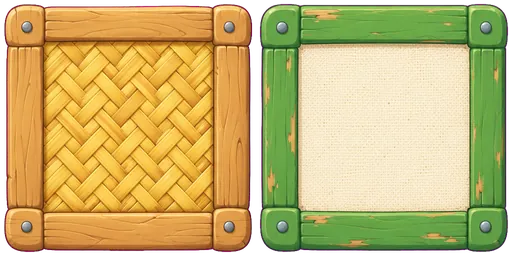
#> input picture src/assets/farm/pads.webp, 512 x 256 px
$ python -i nodes.py   (imports and definitions only)
#> lines starting #> are read from the running program, lines starting #| are printed output that depends on the picture; after the words box and inside, x2 and y2 are one past the last pixel; in counts of white or black regions, pixels touching at a corner belong together
#> further down, picture is the input picture: PIL image 512x256 RGBA; mean R, G, B, A 188.1, 165.8, 100.6, 232.9
"""Cell sprites (rice, trees, rocks) for the farm game, from ChatGPT-drawn sheets on a magenta background.

User 2026-10-28: "rice and trees should be pretty: try having ChatGPT draw them". The sheets are kept out of the
repo (big PNGs); the cut sprites are small WebPs in art/sprites/, and the game loads one atlas:
src/assets/farm/nodes.webp + nodes.json (name -> uv rect, size in pixels, ground anchor).

    python -I scripts/sprites/nodes.py cut <sheet.png> <cols> <rows> <name,name,...>   # magenta key -> art/sprites/*.webp
    python -I scripts/sprites/nodes.py atlas                                           # art/sprites + derived -> atlas

`-` as a name skips that cell. Derived sprites (DERIVED) recolour the saturated parts of another sprite (ore veins,
crystals, fruit) and leave its grey rock / brown bark / green leaves alone.
"""
import json, os, sys
import numpy as np
from PIL import Image

ROOT = os.path.dirname(os.path.dirname(os.path.dirname(os.path.abspath(__file__))))
ART = os.path.join(ROOT, "art", "sprites")
OUT = os.path.join(ROOT, "src", "assets", "farm")
SLOT = 192           # atlas slot (px); each sprite is fitted inside, aspect kept (trees are ~150 px tall on a phone)
PAD = 3

# [11 lines left out: function key_out, not called in this run]

def crop(img: Image.Image) -> Image.Image:
    """Keep the cell's own asset (its biggest blob of art and whatever lies close to it, e.g. fruit or nuggets beside a
    boulder), drop bits of the neighbouring assets that reach into the cell, then cut to its box."""
    from scipy import ndimage
    arr = np.array(img)
    a = arr[..., 3]
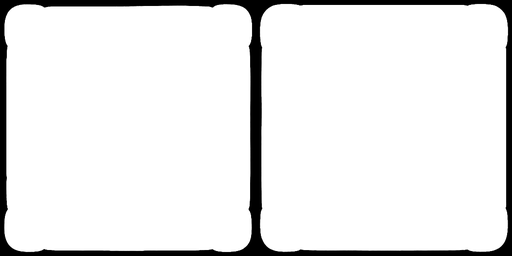
#> a: shape (256, 512); min 0, max 255, mean 232.9
    lab, n = ndimage.label(ndimage.binary_dilation(a > 16, iterations=6))
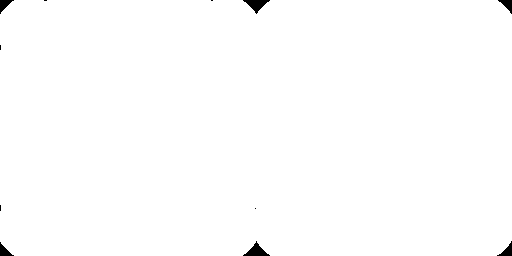
#> lab: shape (256, 512) int32; values 0 (black) and 1 (white), 99.4% white; 11 black regions (5 under 20 px), largest, box (x1, y1, x2, y2) and area: (243, 241, 270, 256) 179, (243, 0, 270, 14) 176, (497, 241, 512, 256) 98, (498, 0, 512, 14) 95, (0, 0, 14, 14) 93, (0, 242, 14, 256) 93
#> n = 1
    if n > 1:
        sizes = ndimage.sum(np.ones_like(a), lab, range(1, n + 1))
        keep = lab == (1 + int(np.argmax(sizes)))
        arr[..., 3] = np.where(keep, a, 0)
        img = Image.fromarray(arr, "RGBA")
        a = arr[..., 3]
    ys, xs = np.where(a > 16)
    if not len(xs): return img
    return img.crop((max(0, xs.min() - 2), max(0, ys.min() - 2), min(img.width, xs.max() + 3), min(img.height, ys.max() + 3)))
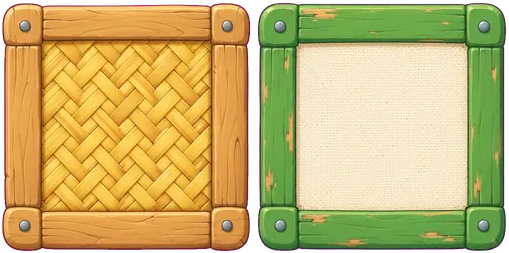
#> returned value: PIL image 509x253 RGBA; mean R, G, B, A 190, 167.3, 100.9, 237.1; transparent parts drawn white

# [29 lines left out: functions cut, recolour, not called in this run]

GOLD = (35, 65)        # gold veins and nuggets
CRYSTAL = (180, 320)   # the blue / purple crystals of gems.webp
RUBY = (330, 20)
# name: (source sprite, recolour args)
DERIVED = {
    "tin": ("silver", dict(hue=None, sat=0.3, val=0.85, band=(0, 360), min_sat=0.0)),
    "platinum": ("silver", dict(hue=210, sat=1.6, val=1.05, band=(150, 260), min_sat=0.05)),
    "cobalt": ("gold", dict(hue=220, sat=1.0, val=0.85, band=GOLD)),
    "amethyst": ("gems", dict(hue=280, band=CRYSTAL)),
    "sapphire": ("gems", dict(hue=225, band=CRYSTAL)),
    "lapis": ("gems", dict(hue=232, sat=1.1, val=0.7, band=CRYSTAL)),
    "aquamarine": ("emerald", dict(hue=185, band=(90, 170))),
    "amber": ("ruby", dict(hue=32, band=RUBY)),
    "topaz": ("ruby", dict(hue=48, sat=1.0, val=1.08, band=RUBY)),
    "opal": ("diamond", dict(hue=310, sat=2.2, band=(150, 260), min_sat=0.05)),
    "quartz": ("diamond", dict(hue=None, sat=0.2, val=1.0, band=(0, 360), min_sat=0.0)),
}

# Sprites that only feed DERIVED ones (the blue / purple crystal boulder), kept out of the atlas.
SOURCE_ONLY = {"gems"}

# [34 lines left out: function atlas, not called in this run]

# [3 lines not run here, left out]

>>> from PIL import Image
>>> picture = Image.open('../../src/assets/farm/pads.webp')
>>> result = crop(picture)
